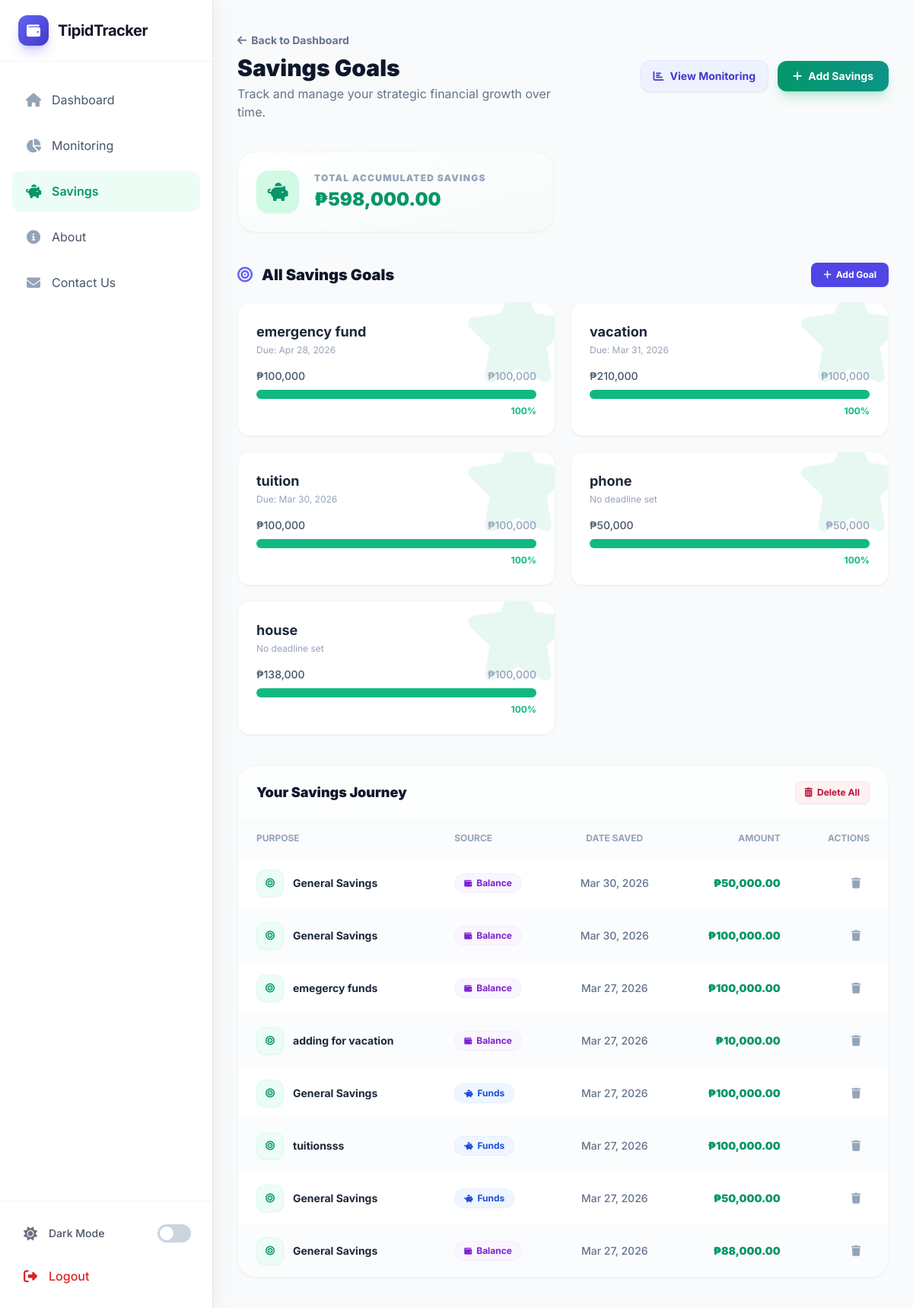
The page /savings/ (signed in) on the database its author committed.
### budgetapp/models.py (models this page shows, shortened)
class SavingsGoal(models.Model):
    user          = models.ForeignKey(User, on_delete=models.CASCADE)
    name          = models.CharField(max_length=200)
    target_amount = models.DecimalField(max_digits=12, decimal_places=2,
                                        validators=[MinValueValidator(Decimal('0.01'))])
    deadline      = models.DateField(null=True, blank=True)

class Saving(models.Model):
    SOURCE_CHOICES = [
        ('funds',   'Funds'),
        ('balance', 'Balance'),
    ]
    user    = models.ForeignKey(User, on_delete=models.CASCADE)
    goal    = models.ForeignKey(SavingsGoal, on_delete=models.SET_NULL, null=True, blank=True)
    source  = models.CharField(max_length=20, choices=SOURCE_CHOICES, default='balance')
    purpose = models.CharField(max_length=200, default='General Savings')
    amount  = models.DecimalField(max_digits=12, decimal_places=2,
                                  validators=[MinValueValidator(Decimal('0.01'))])
    date    = models.DateField(default=datetime.date.today)

### budgetapp/views.py (the view)
# urls.py: path('savings/', views.savings_list, name='savings_list'),
@login_required
def savings_list(request):
    savings       = Saving.objects.filter(user=request.user).select_related('goal').order_by('-date')
    total_savings = _agg(savings)
    goals         = SavingsGoal.objects.filter(user=request.user)
    goal_progress = []
    for g in goals:
        saved  = _agg(Saving.objects.filter(user=request.user, goal=g))
        target = g.target_amount
        if target > 0:
            pct    = min((float(saved) / float(target)) * 100, 100)
            status = 'completed' if pct >= 100 else 'in_progress'
            goal_progress.append({
                'pk':       g.pk,
                'name':     g.name,
                'saved':    float(saved),
                'target':   float(target),
                'percent':  pct,
                'status':   status,
                'deadline': g.deadline,
            })
    return render(request, 'budgetapp/savings_list.html',
                  {'savings': savings, 'total_savings': total_savings,
                   'goal_progress': goal_progress})

### budgetapp/templates/budgetapp/savings_list.html (shortened to what this page needs)
{% extends 'base.html' %}
{% load humanize %}
{% block content %}
<div class="flex flex-col sm:flex-row sm:items-center justify-between gap-6 mb-10">
    <div>
        <a href="{% url 'dashboard' %}" class="inline-flex items-center text-sm font-bold text-slate-500 hover:text-indigo-600 dark:text-gray-400 dark:hover:text-indigo-400 transition-colors mb-2 group">
            <i class="fas fa-arrow-left mr-1.5 transform group-hover:-translate-x-1 transition-transform"></i> Back to Dashboard
        </a>
        <h2 class="text-3xl font-black text-slate-900 dark:text-white">Savings Goals</h2>
        <p class="text-slate-500 dark:text-gray-400 mt-1 max-w-md">Track and manage your strategic financial growth over time.</p>
    </div>
    <div class="flex flex-wrap items-center gap-3">
        <a href="{% url 'savings_monitoring' %}" class="inline-flex items-center px-4 py-2.5 text-sm font-bold text-indigo-700 bg-indigo-50 border border-indigo-100 rounded-xl hover:bg-indigo-100 dark:bg-dark-surface dark:text-gray-200 dark:border-dark-border dark:hover:bg-gray-800 transition-all shadow-sm active:scale-95">
            <i class="fas fa-chart-bar mr-2"></i> View Monitoring
        </a>
        <a href="{% url 'saving_create' %}" class="inline-flex items-center px-5 py-2.5 text-sm font-bold text-white bg-gradient-to-r from-emerald-600 to-teal-600 rounded-xl hover:from-emerald-700 hover:to-teal-700 transition-all shadow-lg shadow-emerald-500/25 active:scale-95">
            <i class="fas fa-plus mr-2"></i> Add Savings
        </a>
    </div>
</div>
<div class="grid grid-cols-1 md:grid-cols-2 xl:grid-cols-3 gap-6 mb-10">
    <div class="bg-gradient-to-br from-white to-emerald-50/30 dark:from-dark-surface dark:to-dark-surface rounded-3xl p-6 shadow-sm border border-emerald-100/50 dark:border-dark-border flex items-center gap-5 transition-all hover:-translate-y-1.5 hover:shadow-xl hover:shadow-emerald-500/10 duration-300 group">
        <div class="flex-shrink-0 w-14 h-14 flex items-center justify-center rounded-2xl bg-emerald-100 text-emerald-600 dark:bg-green-500/10 dark:text-green-400 shadow-sm group-hover:scale-110 group-hover:rotate-3 transition-transform">
            <i class="fas fa-piggy-bank text-2xl"></i>
        </div>
        <div>
            <p class="text-xs font-black uppercase tracking-widest text-slate-400 dark:text-gray-400">Total Accumulated Savings</p>
            <h3 class="text-2xl font-black text-emerald-600 dark:text-green-400 mt-1">₱{{ total_savings|floatformat:2|intcomma }}</h3>
        </div>
    </div>
</div>
<div class="mb-10">
    <div class="flex items-center justify-between mb-5">
        <h3 class="text-xl font-black text-slate-900 dark:text-white"><i class="fas fa-bullseye text-indigo-500 mr-2"></i> All Savings Goals</h3>
        <a href="{% url 'savings_goal_create' %}" class="inline-flex items-center px-4 py-2 text-xs font-bold text-white bg-indigo-600 rounded-lg hover:bg-indigo-700 transition-all shadow-sm">
            <i class="fas fa-plus mr-1.5"></i> Add Goal
        </a>
    </div>
    {% if goal_progress %}
    <div class="grid grid-cols-1 md:grid-cols-2 xl:grid-cols-3 gap-5">
        {% for gp in goal_progress %}
        <div class="bg-white dark:bg-dark-surface rounded-2xl p-6 shadow-sm border border-slate-100 dark:border-dark-border hover:border-indigo-200 transition-all duration-300 hover:shadow-lg hover:-translate-y-1 group relative overflow-hidden">
            <div class="flex justify-between items-start mb-4 relative z-10">
                <div>
                    <h4 class="font-bold text-slate-800 dark:text-white text-lg">{{ gp.name }}</h4>
                    <p class="text-xs text-slate-400 mt-0.5">{% if gp.deadline %}Due: {{ gp.deadline|date:"M d, Y" }}{% else %}No deadline set{% endif %}</p>
                </div>
            </div>
            <div class="relative z-10">
                <div class="flex justify-between text-sm font-medium mb-2">
                    <span class="text-slate-600 dark:text-gray-300">₱{{ gp.saved|floatformat:0|intcomma }}</span>
                    <span class="text-slate-400">₱{{ gp.target|floatformat:0|intcomma }}</span>
                </div>
                <div class="w-full bg-slate-100 dark:bg-gray-700 rounded-full h-3">
                    <div class="h-3 rounded-full transition-all duration-1000 ease-out list-savings-bar {% if gp.status == 'completed' %}bg-emerald-500{% else %}bg-indigo-500{% endif %}" style="width: 0%" data-width="{{ gp.percent }}%"></div>
                </div>
                <p class="text-xs font-bold text-right mt-2 {% if gp.status == 'completed' %}text-emerald-500{% else %}text-indigo-500{% endif %}">{{ gp.percent|floatformat:0 }}%</p>
            </div>
            {% if gp.status == 'completed' %}
            <div class="absolute -right-6 -top-6 text-emerald-500/10">
                <i class="fas fa-star text-9xl"></i>
            </div>
            {% endif %}
        </div>
        {% endfor %}
    </div>
    {% endif %}
</div>
<div class="bg-white dark:bg-dark-surface rounded-3xl shadow-sm border border-slate-100 dark:border-dark-border overflow-hidden">
    <div class="px-6 py-5 border-b border-slate-50 dark:border-dark-border flex justify-between items-center bg-slate-50/30 dark:bg-gray-800/20">
        <h3 class="text-lg font-black text-slate-900 dark:text-white">Your Savings Journey</h3>
        {% if savings %}
        <a href="{% url 'saving_delete_all' %}" class="inline-flex items-center px-3 py-1.5 text-xs font-bold text-rose-700 bg-rose-50 border border-rose-100 rounded-lg hover:bg-rose-100 transition-all shadow-sm active:scale-95">
            <i class="fas fa-trash-alt mr-1.5"></i> Delete All
        </a>
        {% endif %}
    </div>
    <div class="overflow-x-auto" style="--scroll-shadow: inset -8px 0 12px -8px rgba(0,0,0,.06);">
        <table class="w-full text-sm text-left text-slate-500 dark:text-gray-400 min-w-[540px]">
            <thead class="text-xs text-slate-400 uppercase bg-slate-50/50 dark:bg-gray-800/80 dark:text-gray-400 border-b border-slate-50 dark:border-dark-border">
                <tr>
                    <th scope="col" class="px-6 py-4 font-bold">Purpose</th>
                    <th scope="col" class="px-6 py-4 font-bold">Source</th>
                    <th scope="col" class="px-6 py-4 font-bold text-center">Date Saved</th>
                    <th scope="col" class="px-6 py-4 font-bold text-right">Amount</th>
                    <th scope="col" class="px-6 py-4 font-bold text-right">Actions</th>
                </tr>
            </thead>
            <tbody id="savings-tbody">
                {% for saving in savings %}
                <tr class="bg-white odd:bg-white even:bg-slate-50/50 dark:bg-dark-surface hover:bg-emerald-50/30 dark:hover:bg-gray-800/50 transition-all duration-200 border-b border-slate-50 dark:border-dark-border last:border-0 group/row">
                    <td class="px-6 py-4 font-bold text-slate-800 dark:text-white">
                        <div class="flex items-center gap-3">
                            <div class="w-9 h-9 rounded-xl bg-emerald-50 text-emerald-600 dark:bg-green-500/10 dark:text-green-400 flex items-center justify-center text-xs flex-shrink-0 transition-transform group-hover/row:scale-110 shadow-sm border border-emerald-100/50">
                                <i class="fas fa-bullseye"></i>
                            </div>
                            <span>{{ saving.purpose }}</span>
                        </div>
                    </td>
                    <td class="px-6 py-4">
                        {% if saving.source == 'funds' %}
                        <span class="inline-flex items-center gap-1.5 px-3 py-1 text-xs font-bold rounded-full bg-blue-50 text-blue-700 dark:bg-blue-500/10 dark:text-blue-400 border border-blue-100/50">
                            <i class="fas fa-piggy-bank text-[10px]"></i> Funds
                        </span>
                        {% else %}
                        <span class="inline-flex items-center gap-1.5 px-3 py-1 text-xs font-bold rounded-full bg-purple-50 text-purple-700 dark:bg-purple-500/10 dark:text-purple-400 border border-purple-100/50">
                            <i class="fas fa-wallet text-[10px]"></i> Balance
                        </span>
                        {% endif %}
                    </td>
                    <td class="px-6 py-4 text-center text-slate-500 dark:text-gray-400 font-medium">{{ saving.date|date:"M d, Y" }}</td>
                    <td class="px-6 py-4 font-black text-emerald-600 dark:text-emerald-400 text-right">₱{{ saving.amount|floatformat:2|intcomma }}</td>
                    <td class="px-6 py-4 text-right">
                        <div class="flex justify-end gap-2">
                            <a href="{% url 'saving_delete' saving.pk %}" class="w-9 h-9 flex items-center justify-center text-slate-400 hover:text-rose-600 hover:bg-rose-50 dark:hover:bg-red-500/10 rounded-xl transition-all border border-transparent hover:border-rose-100 hover:shadow-sm" title="Delete">
                                <i class="fas fa-trash text-sm"></i>
                            </a>
                        </div>
                    </td>
                </tr>
                {% endfor %}
            </tbody>
        </table>
    </div>
</div>
{% endblock %}

### rows shown on the page
SavingsGoal: name "emergency fund", deadline "Apr 28, 2026"
SavingsGoal: name "vacation", deadline "Mar 31, 2026"
SavingsGoal: name "tuition", deadline "Mar 30, 2026"
SavingsGoal: name "phone"
SavingsGoal: name "house"
Saving: purpose "General Savings", source "balance" (drawn), date "Mar 30, 2026", amount "50,000.00"
Saving: purpose "General Savings", source "balance" (drawn), date "Mar 30, 2026", amount "100,000.00"
Saving: purpose "emegercy funds", source "balance" (drawn), date "Mar 27, 2026", amount "100,000.00"
Saving: purpose "adding for vacation", source "balance" (drawn), date "Mar 27, 2026", amount "10,000.00"
Saving: purpose "General Savings", source "funds" (drawn), date "Mar 27, 2026", amount "100,000.00"
Saving: purpose "tuitionsss", source "funds" (drawn), date "Mar 27, 2026", amount "100,000.00"
Saving: purpose "General Savings", source "funds" (drawn), date "Mar 27, 2026", amount "50,000.00"
Saving: purpose "General Savings", source "balance" (drawn), date "Mar 27, 2026", amount "88,000.00"

### other values the page prints
{{ total_savings|floatformat:2|intcomma }} "598,000.00"
{{ gp.saved|floatformat:0|intcomma }} "100,000" "210,000" "100,000" "50,000" "138,000"
{{ gp.target|floatformat:0|intcomma }} "100,000" "100,000" "100,000" "50,000" "100,000"
{{ gp.percent|floatformat:0 }} "100" "100" "100" "100" "100"
